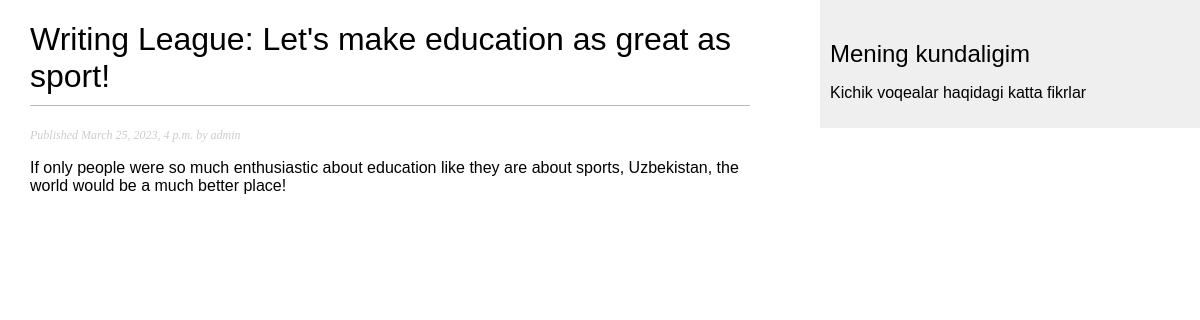
Page /4/ on the committed database.
### main/models.py (models this page shows, shortened)
class Post(models.Model):
    class Status(models.TextChoices):
        DRAFT = 'DF', 'Draft'
        PUBLISHED = 'PB', 'Published'
    title = models.CharField(max_length=250)
    slug = models.SlugField(max_length=250)
    author = models.ForeignKey(User, on_delete=models.CASCADE, related_name='blog_posts')
    body = models.TextField()
    publish = models.DateTimeField(default=timezone.now)
    created = models.DateTimeField(auto_now_add=True)
    updated = models.DateTimeField(auto_now=True)
    status = models.CharField(max_length=2,
                              choices = Status.choices,
                              default=Status.DRAFT)
    objects = models.Manager()
    published = PublishedManager()
    class Meta:
        ordering = ['-publish']
        indexes = [
            models.Index(fields=['-publish']),
        ]

### main/views.py (the view)
# urls.py: path('<int:id>/', views.post_detail, name='post_detail' ),
def post_detail(request, id):
    try:
        post = Post.objects.get(id=id)
    except Post.DoesNotExist:
        raise Http404(
            'No Post found'
        )
    return render(request, 'templates/blog/post/detail.html', {'post': post})

### templates/blog/post/detail.html (shortened to what this page needs)
{% extends 'templates/blog/base.html' %}
{% block content %}
<h1>{{ post.title}}</h1>
<p class="date">
    Published {{post.publish}} by {{post.author}}
</p>
{{post.body|linebreaks}}
{% endblock %}

### static/css/blog.css (style rules this page uses)
body { margin:0; padding:0; font-family:helvetica, sans-serif; }
h1 { font-weight:normal; border-bottom:1px solid #bbb; padding:0 0 10px 0; }
p.date { color:#ccc; font-family: georgia, serif; font-size: 12px; font-style: italic; }

### rows in the picture
Post: title "Writing League: Let's make education as great as sport!", publish "March 25, 2023, 4 p.m.", author "admin", body "If only people were so much enthusiastic about education like they are about sports, Uzbekistan, the world would be a much better place!"
